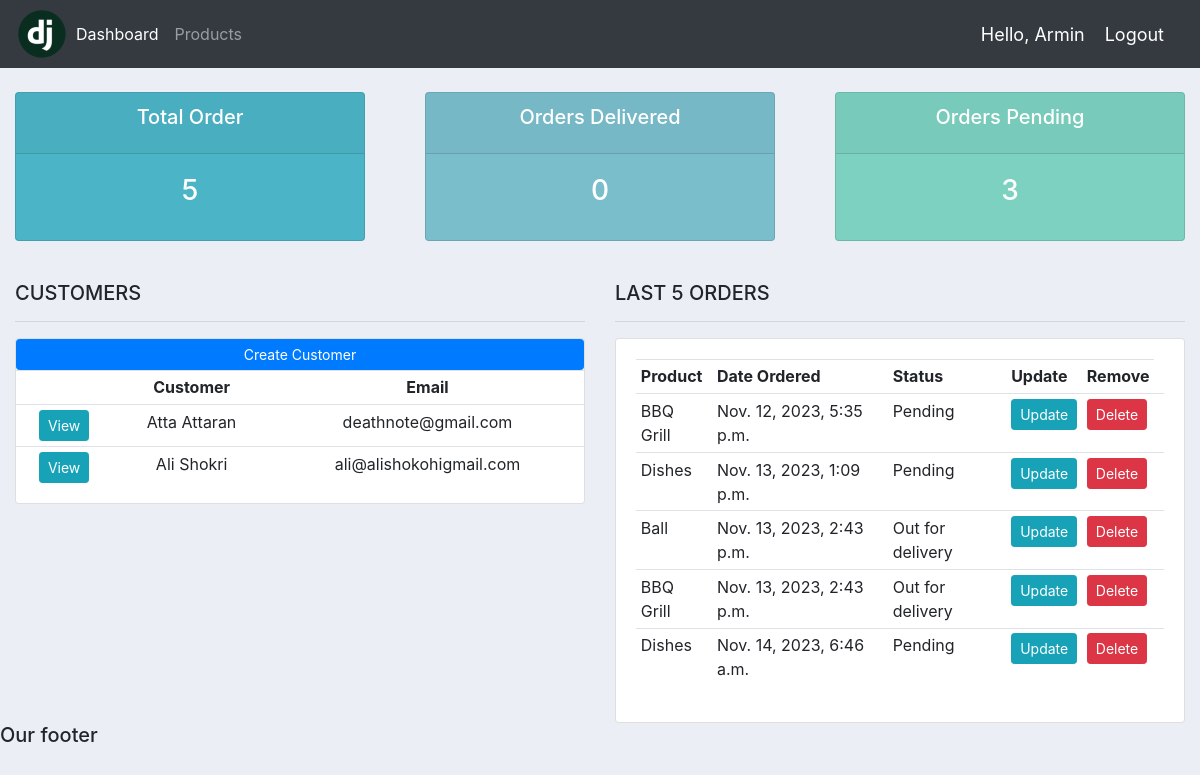
The app's page / (signed in) with its own data.
### accounts/models.py (models this page shows, shortened)
class Customer(models.Model):
    name = models.CharField(max_length=200, null=True)
    phone = models.CharField(max_length=200, null=True)
    email = models.CharField(max_length=200, null=True)
    date_created = models.DateTimeField(auto_now_add=True,null= True)

class Order(models.Model):
    STATUS = (
        ('Pending', 'Pending'),
        ('Out for delivery', 'Out for delivery'),
        ('Delivered', 'Delivered'),
    )
    customer = models.ForeignKey(Customer,on_delete=models.CASCADE,null=True)
    product = models.ForeignKey(Product,on_delete=models.CASCADE,null=True)
    date_created = models.DateTimeField(auto_now_add=True,null= True)
    status = models.CharField(max_length=200,null=True, choices=STATUS)
    note = models.CharField(max_length=200,null=True)

class Product(models.Model):
    CATEGORY = (
        ('Indoor','Indoor'),
        ('Out Door','Out Door')
    )
    name = models.CharField(max_length=200,)
    price = models.FloatField(null=True)
    category = models.CharField(max_length=300,choices=CATEGORY)
    description = models.CharField(max_length=300,null=True,blank=True)
    date_created = models.DateTimeField(auto_now_add=True,null= True)
    tags = models.ManyToManyField(Tag)
    def __str__(self):
        return self.name

### accounts/views.py (the view)
# urls.py: path('', views.home, name='home'),
@login_required(login_url='login')
def home(request):
    orders = Order.objects.all()
    customers = Customer.objects.all()
    total_custormers = customers.count()
    total_orders = orders.count()
    delivered = orders.filter(status='Delivered').count()
    pending = orders.filter(status='Pending').count()
    context = {
        "orders":orders,
        "customers":customers,
        "total_orders":total_orders,
        "delivered": delivered,
        "pending":pending,
               }
    return render(request, 'accounts/dashboard.html', context)

### accounts/templates/accounts/dashboard.html
{% extends 'accounts/main.html' %}
{% block content %}
    {% include 'accounts/status.html' %}
    <br>
    <div class="d-flex flex-row">
        <div class="col-md-6">
            <h5>CUSTOMERS</h5>
            <hr>
            <div class="card card_body">
                <a class="btn btn-primary btn-sm btn-block" href="">Create Customer</a>
                <table class="table table-sm">
                    <tr class="text-center">
                        <th></th>
                        <th>Customer</th>
                        <th>Email</th>
                    </tr>
                    {% for customer in customers %}
                        <tr class="text-center">
                        <td><a class="btn btn-sm btn-info" href="{% url 'customer' customer.id %}">View</a></td>
                            <td>{{ customer.name }}</td>
                            <td>{{ customer.email }}</td>
                        </tr>
                    {% endfor %}
                </table>
            </div>
        </div>
        <div class="col-md-6">
            <h5>LAST 5 ORDERS</h5>
            <hr>
            <div class="card card-body">
                <table class="table table-sm">
                    <tr>
                        <th>Product</th>
                        <th>Date Ordered</th>
                        <th>Status</th>
                        <th>Update</th>
                        <th>Remove</th>
                    </tr>
                        {% for order in orders %}
                        <tr>
                            <td>{{ order.product }}</td>
                            <td>{{ order.date_created }}</td>
                            <td>{{ order.status }}</td>
                            <td><a class="btn btn-sm btn-info" href="{% url 'update_order' order.id %}" >Update</a> </td>
                            <td><a class="btn btn-sm btn-danger" href="{% url 'delete_order' order.id %}" >Delete</a> </td>
                            <td></td>
                        </tr>
                    {% endfor %}
                </table>
            </div>
        </div>
    </div>
{% endblock %}

### accounts/templates/accounts/main.html (shortened to what this page needs)
{% load static %}
<!DOCTYPE html>
<html>
<head>
    <link rel="stylesheet" href="https://cdn.jsdelivr.net/npm/bootstrap@4.4.1/dist/css/bootstrap.min.css">
    <link rel="stylesheet" type="text/css" href="{% static '/css/main.css' %}">
</head>
<body>
    {% include 'accounts/navbar.html' %}
    {% block content %}
    {% endblock %}
    <h5>Our footer</h5>
</body>
</html>

### accounts/templates/accounts/navbar.html (shortened to what this page needs)
{% load static %}
<nav class="navbar navbar-expand-lg navbar-dark bg-dark">
 <img src="{% static 'images/logo.png' %}">
  <div class="collapse navbar-collapse" id="navbarNav">
    <ul class="navbar-nav">
      <li class="nav-item active">
        <a class="nav-link" href="{% url 'home' %}">Dashboard</a>
      </li>
      <li class="nav-item">
        <a class="nav-link" href="{% url 'product' %}">Products</a>
      </li>
    </ul>
  </div>
    <span class="hello-msg">Hello, {{ request.user }}</span>
    <span><a class="hello-msg" href="{% url 'logout' %}">Logout</a></span>
</nav>

### accounts/templates/accounts/status.html
<br>
<div class="row">
    <div class="col">
        <div class="col-md">
            <div class="card text-center text-white mb-3" id="total-order">
                <div class="card-header">
                    <h5 class="card-title">Total Order</h5>
                </div>
                <div class="card-body">
                    <h3 class="card-title">{{ total_orders }}</h3>
                </div>
            </div>
        </div>
    </div>
    <div class="col">
        <div class="col-md">
            <div class="card text-center text-white mb-3" id="orders-delivered">
                <div class="card-header">
                    <h5 class="card-title">Orders Delivered</h5>
                </div>
                <div class="card-body">
                    <h3 class="card-title">{{ delivered }}</h3>
                </div>
            </div>
        </div>
    </div>
    <div class="col">
        <div class="col-md">
            <div class="card text-center text-white mb-3" id="orders-pending">
                <div class="card-header">
                    <h5 class="card-title">Orders Pending</h5>
                </div>
                <div class="card-body">
                    <h3 class="card-title">{{ pending }}</h3>
                </div>
            </div>
        </div>
    </div>
</div>

### static/css/main.css (style rules this page uses)
body { background-color: #ebeff5; }
#total-order { background-color: #4cb4c7; }
#orders-delivered { background-color: #7abecc; }
#orders-pending { background-color: #7cd1c0; }

### accounts/templates/accounts/navbar.html (style rules this page uses)
.hello-msg { font-size: 18px; color: #fff; margin-right: 20px; }

### records on screen
Customer: name "Atta Attaran", email "deathnote@gmail.com"
Customer: name "Ali Shokri", email "ali@alishokohigmail.com"
Order: product "BBQ Grill", date_created "Nov. 12, 2023, 5:35 p.m.", status "Pending"
Order: product "Dishes", date_created "Nov. 13, 2023, 1:09 p.m.", status "Pending"
Order: product "Ball", date_created "Nov. 13, 2023, 2:43 p.m.", status "Out for delivery"
Order: product "BBQ Grill", date_created "Nov. 13, 2023, 2:43 p.m.", status "Out for delivery"
Order: product "Dishes", date_created "Nov. 14, 2023, 6:46 a.m.", status "Pending"

### other values on screen
{{ request.user }} "Armin"
{{ total_orders }} "5"
{{ delivered }} "0"
{{ pending }} "3"
